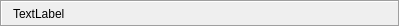
<?xml version="1.0" encoding="UTF-8"?>
<ui version="4.0">
 <class>FilterPortWidget</class>
 <widget class="QFrame" name="FilterPortWidget">
  <property name="geometry">
   <rect>
    <x>0</x>
    <y>0</y>
    <width>400</width>
    <height>27</height>
   </rect>
  </property>
  <property name="windowTitle">
   <string>Frame</string>
  </property>
  <property name="frameShape">
   <enum>QFrame::Box</enum>
  </property>
  <property name="frameShadow">
   <enum>QFrame::Sunken</enum>
  </property>
  <layout class="QHBoxLayout" name="horizontalLayout">
   <property name="spacing">
    <number>2</number>
   </property>
   <property name="leftMargin">
    <number>2</number>
   </property>
   <property name="topMargin">
    <number>1</number>
   </property>
   <property name="rightMargin">
    <number>2</number>
   </property>
   <property name="bottomMargin">
    <number>1</number>
   </property>
   <item>
    <widget class="QLabel" name="icon">
     <property name="text">
      <string/>
     </property>
    </widget>
   </item>
   <item>
    <widget class="QLabel" name="text">
     <property name="text">
      <string>TextLabel</string>
     </property>
    </widget>
   </item>
   <item>
    <spacer name="horizontalSpacer">
     <property name="orientation">
      <enum>Qt::Horizontal</enum>
     </property>
     <property name="sizeHint" stdset="0">
      <size>
       <width>40</width>
       <height>20</height>
      </size>
     </property>
    </spacer>
   </item>
  </layout>
 </widget>
 <resources/>
 <connections/>
</ui>
